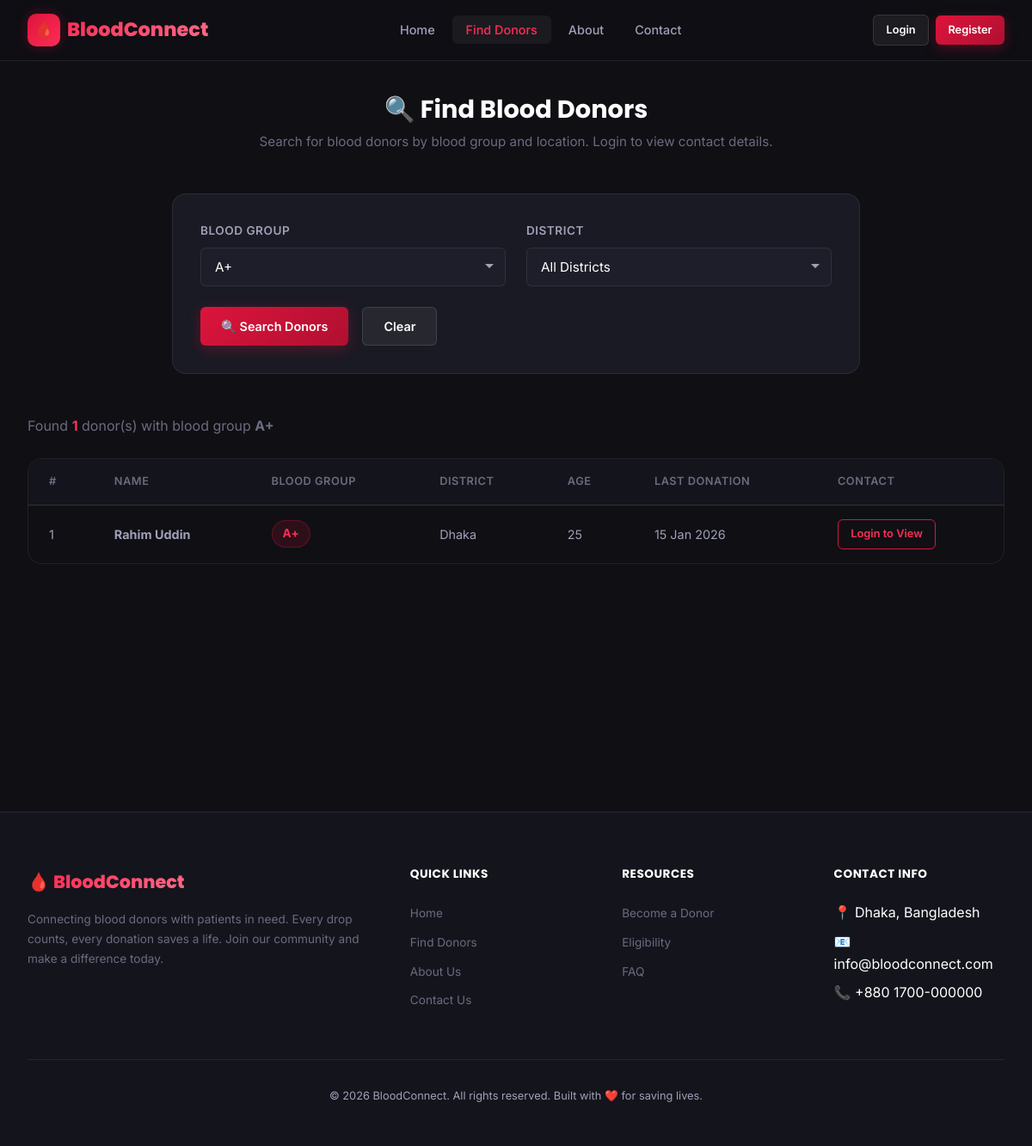
Screenshot of /search_donors.php?blood_group=A+ with the database file from the repository.
### tables this page shows
CREATE TABLE IF NOT EXISTS users (
    id INT AUTO_INCREMENT PRIMARY KEY,
    name VARCHAR(100) NOT NULL,
    email VARCHAR(150) NOT NULL UNIQUE,
    password VARCHAR(255) NOT NULL,
    role ENUM('user', 'admin') DEFAULT 'user',
    blood_group ENUM('A+', 'A-', 'B+', 'B-', 'AB+', 'AB-', 'O+', 'O-') NOT NULL,
    phone VARCHAR(20) NOT NULL,
    district VARCHAR(100) NOT NULL,
    age INT NOT NULL,
    last_donation_date DATE DEFAULT NULL,
    status ENUM('active', 'banned') DEFAULT 'active',
    created_at TIMESTAMP DEFAULT CURRENT_TIMESTAMP,
    updated_at TIMESTAMP DEFAULT CURRENT_TIMESTAMP ON UPDATE CURRENT_TIMESTAMP,
    INDEX idx_blood_group (blood_group),
    INDEX idx_district (district),
    INDEX idx_role (role),
    INDEX idx_status (status)
);

### config/session.php (called while the page is built, shortened)
<?php
function isLoggedIn() {
    return isset($_SESSION['user_id']) && !empty($_SESSION['user_id']);
}

### includes/functions.php (called while the page is built, shortened)
<?php
function e($data) {
    return htmlspecialchars($data, ENT_QUOTES, 'UTF-8');
}
function formatDate($date) {
    return date('d M Y', strtotime($date));
}

### search_donors.php (the view, shortened to what this page needs)
<?php
require_once __DIR__ . '/config/session.php';
require_once __DIR__ . '/includes/functions.php';
$db = getDB();
$donors = [];
$searchPerformed = false;
$bloodGroupFilter = $_GET['blood_group'] ?? '';
$districtFilter = $_GET['district'] ?? '';
if ($bloodGroupFilter || $districtFilter) {
    $searchPerformed = true;
    $sql = "SELECT name, blood_group, district, age, phone, email, last_donation_date
            FROM users WHERE role='user' AND status='active'";
    $params = [];
    if ($bloodGroupFilter) {
        $sql .= " AND blood_group = ?";
        $params[] = $bloodGroupFilter;
    }
    $sql .= " ORDER BY name ASC";
    $stmt = $db->prepare($sql);
    $stmt->execute($params);
    $donors = $stmt->fetchAll();
}
$bloodGroups = ['A+', 'A-', 'B+', 'B-', 'AB+', 'AB-', 'O+', 'O-'];
include 'includes/header.php';
?>
<div class="page-content">
    <div class="container">
        <div class="page-header text-center" style="padding-top: 20px;">
            <h1>🔍 Find Blood Donors</h1>
            <p>Search for blood donors by blood group and location. <?php if (!isLoggedIn()): ?>Login to view contact details.<?php endif; ?></p>
        </div>
        <div class="card" style="max-width: 800px; margin: 0 auto var(--space-2xl);">
            <form method="GET" action="search_donors.php" id="searchDonorForm">
                <div class="form-row">
                    <div class="form-group">
                        <label class="form-label" for="blood_group">Blood Group</label>
                        <select class="form-control" id="blood_group" name="blood_group">
                            <?php foreach ($bloodGroups as $bg): ?>
                                <option value="<?php echo $bg; ?>" <?php echo $bloodGroupFilter === $bg ? 'selected' : ''; ?>>
                                    <?php echo $bg; ?>
                                </option>
                            <?php endforeach; ?>
                        </select>
                    </div>
                    <div class="form-group">
                        <label class="form-label" for="district">District</label>
                        <select class="form-control" id="district" name="district">
                            <option value="">All Districts</option>
                        </select>
                    </div>
                </div>
                <div style="display: flex; gap: 1rem;">
                    <button type="submit" class="btn btn-primary">🔍 Search Donors</button>
                    <a href="search_donors.php" class="btn btn-secondary">Clear</a>
                </div>
            </form>
        </div>
        <?php if ($searchPerformed): ?>
            <div class="animate-fadeInUp">
                <p class="text-muted" style="margin-bottom: var(--space-lg);">
                    Found <strong style="color: var(--primary-light);"><?php echo count($donors); ?></strong> donor(s)
                    <?php if ($bloodGroupFilter): ?> with blood group <strong><?php echo e($bloodGroupFilter); ?></strong><?php endif; ?>
                </p>
                <?php if (empty($donors)): ?>
                    <div class="empty-state">
                        <div class="empty-icon">😔</div>
                        <h3>No Donors Found</h3>
                        <p>Try searching with different criteria or check back later.</p>
                    </div>
                <?php else: ?>
                    <div class="table-wrapper">
                        <table class="table">
                            <thead>
                                <tr>
                                    <th>#</th>
                                    <th>Name</th>
                                    <th>Blood Group</th>
                                    <th>District</th>
                                    <th>Age</th>
                                    <th>Last Donation</th>
                                    <th>Contact</th>
                                </tr>
                            </thead>
                            <tbody>
                                <?php foreach ($donors as $i => $donor): ?>
                                <tr>
                                    <td><?php echo $i + 1; ?></td>
                                    <td><strong><?php echo e($donor['name']); ?></strong></td>
                                    <td><span class="badge badge-blood"><?php echo e($donor['blood_group']); ?></span></td>
                                    <td><?php echo e($donor['district']); ?></td>
                                    <td><?php echo $donor['age']; ?></td>
                                    <td><?php echo formatDate($donor['last_donation_date']); ?></td>
                                    <td>
                                        <?php if (isLoggedIn()): ?>
                                            <div style="font-size: 0.8rem;">
                                                📞 <?php echo e($donor['phone']); ?><br>
                                                📧 <?php echo e($donor['email']); ?>
                                            </div>
                                        <?php else: ?>
                                            <a href="login.php" class="btn btn-sm btn-outline">Login to View</a>
                                        <?php endif; ?>
                                    </td>
                                </tr>
                                <?php endforeach; ?>
                            </tbody>
                        </table>
                    </div>
                <?php endif; ?>
            </div>
        <?php endif; ?>
    </div>
</div>
<?php include 'includes/footer.php'; ?>

### rows the page displays
users: name "Rahim Uddin", blood_group "A+", district "Dhaka", age "25", last_donation_date "15 Jan 2026"

### other values shown
count($donors) "1"
$bloodGroupFilter "A+"
form field blood_group "A+"
